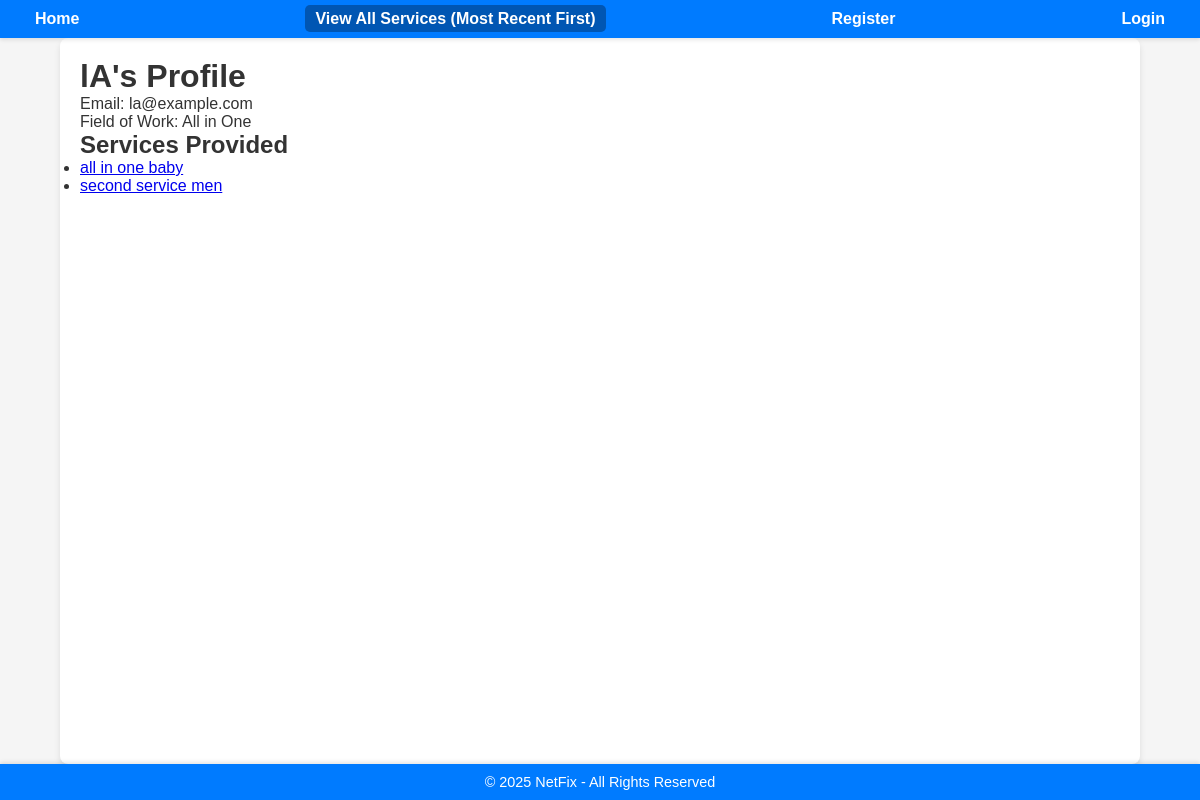
Screenshot of /users/profile/company/lA/ with the database file from the repository.
### users/models.py (models this page shows, shortened)
class User(AbstractUser):
    is_company = models.BooleanField(default=False)
    is_customer = models.BooleanField(default=False)
    email = models.EmailField(unique=True)  # Ensure email is unique and correctly set up

class Company(models.Model):
    FIELD_CHOICES = (
        ('Air Conditioner', 'Air Conditioner'),
        ('All in One', 'All in One'),
        ('Carpentry', 'Carpentry'),
        ('Electricity', 'Electricity'),
        ('Gardening', 'Gardening'),
        ('Home Machines', 'Home Machines'),
        ('Housekeeping', 'Housekeeping'),
        ('Interior Design', 'Interior Design'),
        ('Locks', 'Locks'),
        ('Painting', 'Painting'),
        ('Plumbing', 'Plumbing'),
        ('Water Heaters', 'Water Heaters'),
    )
    user = models.OneToOneField(User, on_delete=models.CASCADE, primary_key=True)
    name = models.CharField(max_length=100, default='unknown')
    field = models.CharField(max_length=70, choices=FIELD_CHOICES, blank=False, null=False)
    rating = models.IntegerField(validators=[MaxValueValidator(5), MinValueValidator(0)], default=0)
    profile_image = models.ImageField(upload_to='company_images/', blank=True, null=True)

### services/models.py (models this page shows, shortened)
class Service(models.Model):
    FIELD_CHOICES = (
        ('Air Conditioner', 'Air Conditioner'),
        ('Carpentry', 'Carpentry'),
        ('Electricity', 'Electricity'),
        ('Gardening', 'Gardening'),
        ('Home Machines', 'Home Machines'),
        ('Housekeeping', 'Housekeeping'),
        ('Interior Design', 'Interior Design'),
        ('Locks', 'Locks'),
        ('Painting', 'Painting'),
        ('Plumbing', 'Plumbing'),
        ('Water Heaters', 'Water Heaters'),
    )
    company = models.ForeignKey(Company, on_delete=models.CASCADE)
    name = models.CharField(max_length=40)
    description = models.TextField()
    price_hour = models.DecimalField(decimal_places=2, max_digits=5, validators=[MinValueValidator(0.00)])
    rating = models.IntegerField(validators=[MinValueValidator(0), MaxValueValidator(5)], default=0)
    field = models.CharField(max_length=30, choices=FIELD_CHOICES)
    date_created = models.DateTimeField(auto_now_add=True)

### users/views.py (the view)
# urls.py: path('profile/company/<str:username>/', v.company_profile, name='company_profile'),
def company_profile(request, username):
    user = get_object_or_404(User, username=username)
    profile = get_object_or_404(Company, user=user)
    services = Service.objects.filter(company=profile)
    is_company_owner = request.user == user  # Compare the logged-in user with the company owner
    return render(request, 'users/company_profile.html', {
        'user': user,
        'profile': profile,
        'services': services,
        'is_company_owner': is_company_owner,  # Pass the comparison result
    })

### users/templates/users/company_profile.html (shortened to what this page needs)
{% extends 'main/base.html' %}
{% block content %}
<h1>{{ user.username }}'s Profile</h1>
<p>Email: {{ user.email }}</p>
<p>Field of Work: {{ profile.field }}</p>
<h2>Services Provided</h2>
<ul>
    {% for service in services %}
        <li><a href="{% url 'services:service_detail' service.id %}">{{ service.name }}</a></li>
    {% endfor %}
</ul>
{% endblock %}

### static/home/base.css (style rules this page uses)
* { margin: 0; padding: 0; box-sizing: border-box; }
body { font-family: Arial, sans-serif; display: flex; flex-direction: column; min-height: 100vh; background-color: #f9f9f9; color: #333; }

### static/home/navbar.css (style rules this page uses)
body { margin: 0; font-family: Arial, sans-serif; background-color: #f5f5f5; }

### rows the page displays
User: username "lA", email "la@example.com"
Company: field "All in One"
Service: name "all in one baby"
Service: name "second service men"
